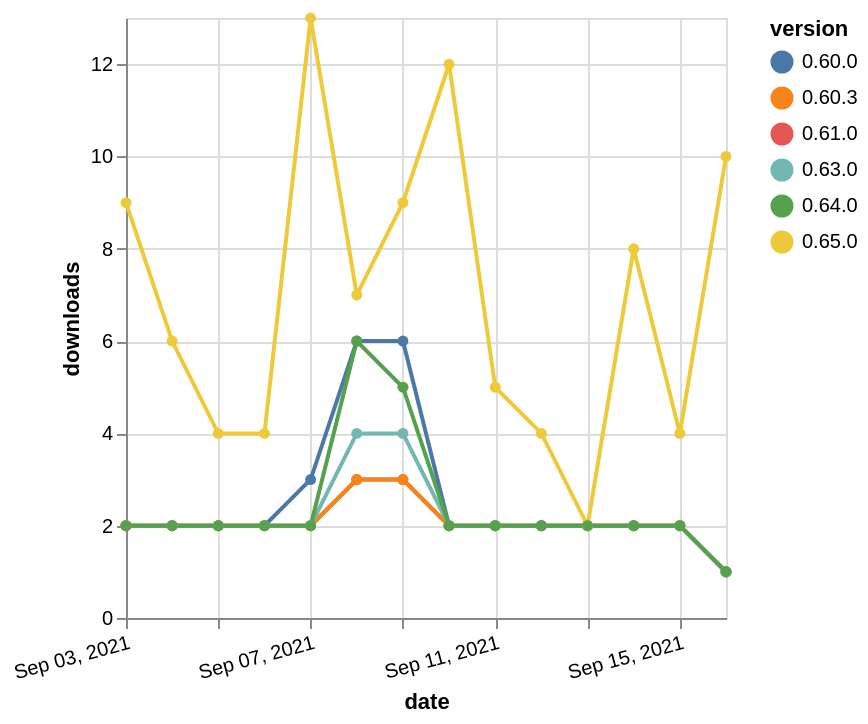

The Vega-Lite source for this figure:
### Vega-Lite specification from a JSON file in a GitHub repository (floating-point values rounded to 4 significant figures)
{"$schema": "https://vega.github.io/schema/vega-lite/v5.json", "description": "A simple bar chart with embedded data.", "data": {"values": [{"date": "2021-09-03", "total": 10620, "delta": 2, "version": "0.60.0"}, {"date": "2021-09-04", "total": 10622, "delta": 2, "version": "0.60.0"}, {"date": "2021-09-05", "total": 10624, "delta": 2, "version": "0.60.0"}, {"date": "2021-09-06", "total": 10626, "delta": 2, "version": "0.60.0"}, {"date": "2021-09-07", "total": 10629, "delta": 3, "version": "0.60.0"}, {"date": "2021-09-08", "total": 10635, "delta": 6, "version": "0.60.0"}, {"date": "2021-09-09", "total": 10641, "delta": 6, "version": "0.60.0"}, {"date": "2021-09-10", "total": 10643, "delta": 2, "version": "0.60.0"}, {"date": "2021-09-11", "total": 10645, "delta": 2, "version": "0.60.0"}, {"date": "2021-09-12", "total": 10647, "delta": 2, "version": "0.60.0"}, {"date": "2021-09-13", "total": 10649, "delta": 2, "version": "0.60.0"}, {"date": "2021-09-14", "total": 10651, "delta": 2, "version": "0.60.0"}, {"date": "2021-09-15", "total": 10653, "delta": 2, "version": "0.60.0"}, {"date": "2021-09-16", "total": 10654, "delta": 1, "version": "0.60.0"}, {"date": "2021-09-03", "total": 3146, "delta": 2, "version": "0.61.0"}, {"date": "2021-09-04", "total": 3148, "delta": 2, "version": "0.61.0"}, {"date": "2021-09-05", "total": 3150, "delta": 2, "version": "0.61.0"}, {"date": "2021-09-06", "total": 3152, "delta": 2, "version": "0.61.0"}, {"date": "2021-09-07", "total": 3154, "delta": 2, "version": "0.61.0"}, {"date": "2021-09-08", "total": 3157, "delta": 3, "version": "0.61.0"}, {"date": "2021-09-09", "total": 3160, "delta": 3, "version": "0.61.0"}, {"date": "2021-09-10", "total": 3162, "delta": 2, "version": "0.61.0"}, {"date": "2021-09-11", "total": 3164, "delta": 2, "version": "0.61.0"}, {"date": "2021-09-12", "total": 3166, "delta": 2, "version": "0.61.0"}, {"date": "2021-09-13", "total": 3168, "delta": 2, "version": "0.61.0"}, {"date": "2021-09-14", "total": 3170, "delta": 2, "version": "0.61.0"}, {"date": "2021-09-15", "total": 3172, "delta": 2, "version": "0.61.0"}, {"date": "2021-09-16", "total": 3173, "delta": 1, "version": "0.61.0"}, {"date": "2021-09-03", "total": 2605, "delta": 2, "version": "0.60.3"}, {"date": "2021-09-04", "total": 2607, "delta": 2, "version": "0.60.3"}, {"date": "2021-09-05", "total": 2609, "delta": 2, "version": "0.60.3"}, {"date": "2021-09-06", "total": 2611, "delta": 2, "version": "0.60.3"}, {"date": "2021-09-07", "total": 2613, "delta": 2, "version": "0.60.3"}, {"date": "2021-09-08", "total": 2616, "delta": 3, "version": "0.60.3"}, {"date": "2021-09-09", "total": 2619, "delta": 3, "version": "0.60.3"}, {"date": "2021-09-10", "total": 2621, "delta": 2, "version": "0.60.3"}, {"date": "2021-09-11", "total": 2623, "delta": 2, "version": "0.60.3"}, {"date": "2021-09-12", "total": 2625, "delta": 2, "version": "0.60.3"}, {"date": "2021-09-13", "total": 2627, "delta": 2, "version": "0.60.3"}, {"date": "2021-09-14", "total": 2629, "delta": 2, "version": "0.60.3"}, {"date": "2021-09-15", "total": 2631, "delta": 2, "version": "0.60.3"}, {"date": "2021-09-16", "total": 2632, "delta": 1, "version": "0.60.3"}, {"date": "2021-09-03", "total": 6366, "delta": 2, "version": "0.63.0"}, {"date": "2021-09-04", "total": 6368, "delta": 2, "version": "0.63.0"}, {"date": "2021-09-05", "total": 6370, "delta": 2, "version": "0.63.0"}, {"date": "2021-09-06", "total": 6372, "delta": 2, "version": "0.63.0"}, {"date": "2021-09-07", "total": 6374, "delta": 2, "version": "0.63.0"}, {"date": "2021-09-08", "total": 6378, "delta": 4, "version": "0.63.0"}, {"date": "2021-09-09", "total": 6382, "delta": 4, "version": "0.63.0"}, {"date": "2021-09-10", "total": 6384, "delta": 2, "version": "0.63.0"}, {"date": "2021-09-11", "total": 6386, "delta": 2, "version": "0.63.0"}, {"date": "2021-09-12", "total": 6388, "delta": 2, "version": "0.63.0"}, {"date": "2021-09-13", "total": 6390, "delta": 2, "version": "0.63.0"}, {"date": "2021-09-14", "total": 6392, "delta": 2, "version": "0.63.0"}, {"date": "2021-09-15", "total": 6394, "delta": 2, "version": "0.63.0"}, {"date": "2021-09-16", "total": 6395, "delta": 1, "version": "0.63.0"}, {"date": "2021-09-03", "total": 5582, "delta": 9, "version": "0.65.0"}, {"date": "2021-09-04", "total": 5588, "delta": 6, "version": "0.65.0"}, {"date": "2021-09-05", "total": 5592, "delta": 4, "version": "0.65.0"}, {"date": "2021-09-06", "total": 5596, "delta": 4, "version": "0.65.0"}, {"date": "2021-09-07", "total": 5609, "delta": 13, "version": "0.65.0"}, {"date": "2021-09-08", "total": 5616, "delta": 7, "version": "0.65.0"}, {"date": "2021-09-09", "total": 5625, "delta": 9, "version": "0.65.0"}, {"date": "2021-09-10", "total": 5637, "delta": 12, "version": "0.65.0"}, {"date": "2021-09-11", "total": 5642, "delta": 5, "version": "0.65.0"}, {"date": "2021-09-12", "total": 5646, "delta": 4, "version": "0.65.0"}, {"date": "2021-09-13", "total": 5648, "delta": 2, "version": "0.65.0"}, {"date": "2021-09-14", "total": 5656, "delta": 8, "version": "0.65.0"}, {"date": "2021-09-15", "total": 5660, "delta": 4, "version": "0.65.0"}, {"date": "2021-09-16", "total": 5670, "delta": 10, "version": "0.65.0"}, {"date": "2021-09-03", "total": 4140, "delta": 2, "version": "0.64.0"}, {"date": "2021-09-04", "total": 4142, "delta": 2, "version": "0.64.0"}, {"date": "2021-09-05", "total": 4144, "delta": 2, "version": "0.64.0"}, {"date": "2021-09-06", "total": 4146, "delta": 2, "version": "0.64.0"}, {"date": "2021-09-07", "total": 4148, "delta": 2, "version": "0.64.0"}, {"date": "2021-09-08", "total": 4154, "delta": 6, "version": "0.64.0"}, {"date": "2021-09-09", "total": 4159, "delta": 5, "version": "0.64.0"}, {"date": "2021-09-10", "total": 4161, "delta": 2, "version": "0.64.0"}, {"date": "2021-09-11", "total": 4163, "delta": 2, "version": "0.64.0"}, {"date": "2021-09-12", "total": 4165, "delta": 2, "version": "0.64.0"}, {"date": "2021-09-13", "total": 4167, "delta": 2, "version": "0.64.0"}, {"date": "2021-09-14", "total": 4169, "delta": 2, "version": "0.64.0"}, {"date": "2021-09-15", "total": 4171, "delta": 2, "version": "0.64.0"}, {"date": "2021-09-16", "total": 4172, "delta": 1, "version": "0.64.0"}]}, "width": "container", "mark": {"type": "line", "point": {"filled": true}}, "encoding": {"x": {"field": "date", "type": "temporal", "timeUnit": "yearmonthdate", "title": "date", "axis": {"labelAngle": -15}}, "y": {"field": "delta", "type": "quantitative", "title": "downloads"}, "color": {"field": "version", "type": "nominal"}, "tooltip": {"field": "delta"}}}
